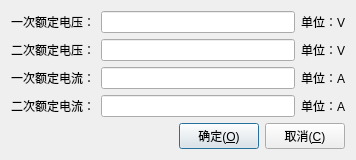
<?xml version="1.0" encoding="UTF-8"?>
<ui version="4.0">
 <class>set_voltage_current_dlg</class>
 <widget class="QDialog" name="set_voltage_current_dlg">
  <property name="geometry">
   <rect>
    <x>0</x>
    <y>0</y>
    <width>356</width>
    <height>158</height>
   </rect>
  </property>
  <property name="windowTitle">
   <string>一次二次额定值设置</string>
  </property>
  <layout class="QGridLayout" name="gridLayout_2">
   <item row="0" column="0">
    <layout class="QGridLayout" name="gridLayout">
     <item row="0" column="0">
      <widget class="QLabel" name="label">
       <property name="text">
        <string>一次额定电压：</string>
       </property>
      </widget>
     </item>
     <item row="0" column="1">
      <widget class="QLineEdit" name="primaryVoltageLineEdit"/>
     </item>
     <item row="0" column="2">
      <widget class="QLabel" name="label_5">
       <property name="text">
        <string>单位：V</string>
       </property>
      </widget>
     </item>
     <item row="1" column="0">
      <widget class="QLabel" name="label_2">
       <property name="text">
        <string>二次额定电压：</string>
       </property>
      </widget>
     </item>
     <item row="1" column="1">
      <widget class="QLineEdit" name="secondaryVoltageLineEdit"/>
     </item>
     <item row="1" column="2">
      <widget class="QLabel" name="label_6">
       <property name="text">
        <string>单位：V</string>
       </property>
      </widget>
     </item>
     <item row="2" column="0">
      <widget class="QLabel" name="label_3">
       <property name="text">
        <string>一次额定电流：</string>
       </property>
      </widget>
     </item>
     <item row="2" column="1">
      <widget class="QLineEdit" name="PrimaryCurrentLineEdit"/>
     </item>
     <item row="2" column="2">
      <widget class="QLabel" name="label_7">
       <property name="text">
        <string>单位：A</string>
       </property>
      </widget>
     </item>
     <item row="3" column="0">
      <widget class="QLabel" name="label_4">
       <property name="text">
        <string>二次额定电流：</string>
       </property>
      </widget>
     </item>
     <item row="3" column="1">
      <widget class="QLineEdit" name="secondaryCurrentLineEdit"/>
     </item>
     <item row="3" column="2">
      <widget class="QLabel" name="label_8">
       <property name="text">
        <string>单位：A</string>
       </property>
      </widget>
     </item>
    </layout>
   </item>
   <item row="1" column="0">
    <layout class="QHBoxLayout" name="horizontalLayout">
     <item>
      <spacer name="horizontalSpacer">
       <property name="orientation">
        <enum>Qt::Horizontal</enum>
       </property>
       <property name="sizeHint" stdset="0">
        <size>
         <width>40</width>
         <height>20</height>
        </size>
       </property>
      </spacer>
     </item>
     <item>
      <widget class="QPushButton" name="OKPushButton">
       <property name="text">
        <string>确定(&amp;O)</string>
       </property>
       <property name="icon">
        <iconset resource="sim_iec61850.qrc">
         <normaloff>:/sim_iec61850/Resources/save.gif</normaloff>:/sim_iec61850/Resources/save.gif</iconset>
       </property>
      </widget>
     </item>
     <item>
      <widget class="QPushButton" name="canelPushButton">
       <property name="text">
        <string>取消(&amp;C)</string>
       </property>
       <property name="icon">
        <iconset resource="sim_iec61850.qrc">
         <normaloff>:/sim_iec61850/Resources/del.gif</normaloff>:/sim_iec61850/Resources/del.gif</iconset>
       </property>
      </widget>
     </item>
    </layout>
   </item>
  </layout>
 </widget>
 <resources>
  <include location="sim_iec61850.qrc"/>
 </resources>
 <connections/>
</ui>
